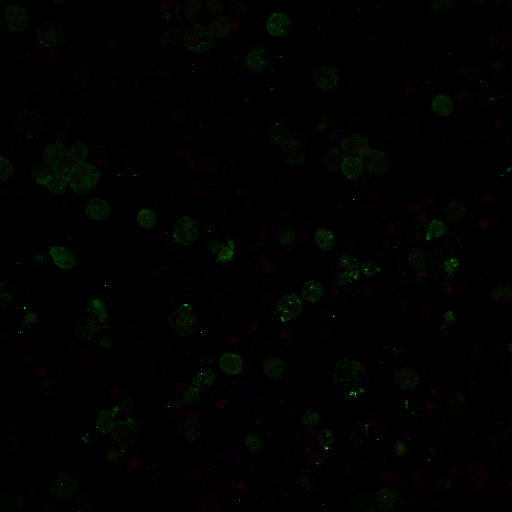
#> input picture data/ogd_cells.tif, 512 x 512 px, found by its file name
$ jupyter execute --allow-errors power-of-thresholds-2.ipynb
#> lines starting #> are read from the running program, lines starting #| are printed output that depends on the picture
# Power of Thresholds Part 2

### Purpose: To introduce more advanced Thresholding techniques and binarization

Created by: Hawley Helmbrecht

Creation Date: 08/13/2020

Last Update:

*Step 1: Import Necessary Packages*

By now you should be pretty familiar with a few of our imports. They are great packages that are used pretty universally within scientific data science! Be proud of yourself for recognizing and knowing these packages. You are getting steps closer to being a full fledged data scientist!

[cell 1]
import numpy as np
from skimage import io

import matplotlib.pyplot as plt

*Step 2: User inputs*

[cell 2]
# replace the example path from my computer with the path to the image on your computer

cell_im_location = '/Users/hhelmbre/Desktop/packages/textile/example_data/ogd_cells.tif'

Note: The cell image being read in is from the OGD Severity study by Rick Liao, Andrea Joseph, Mengying Zhang, Mike McKenna, Jeremy Filteau, and Hawley Helmbrecht within the Nance lab. It is an image taken from the thalamus with a costain DAPI/PI/Iba

*Step 3: Reading in the Image*

I hope that you are noticing there is a pattern to these lessons (They all start the same way). Patterns and habits are a great way to learn and continue to integrate good and efficient coding practices.  As we go on, we will continue to use better practices (and one day even move AWAY from the Jupyter Notebook)

[cell 3]
cell_im = io.imread(cell_im_location)
#> cell_im is the input picture: shape (512, 512, 3) uint16; mean R, G, B 24.8, 33.7, 12.3

*Step 4: Viewing the Image*

Even though we already know what this image looks like from our previous module. It is good practice to always view your images to make sure that what you expect to happen is what the computer is actually encountering.

[cell 4]
plt.imshow(cell_im)
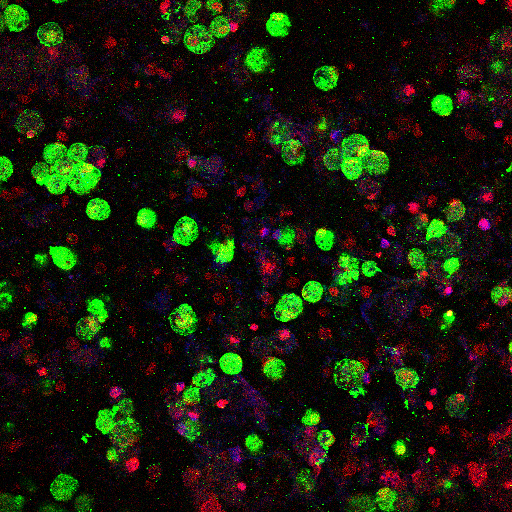
#> shown: shape (512, 512, 3); mean R, G, B 24.6, 28, 12.3

*Step 5: Splitting our Channels for Thresholding*

Since we can threshold our three channel separately we will choose to do so for more effective thresholding.  The color channels are generated with different lasers and at different times within the same image processing session on a Nikon confocal microscope. So separate channel thresholding is a valid methodology!

[cell 5]
red_cell_im = cell_im[:, :, 0]
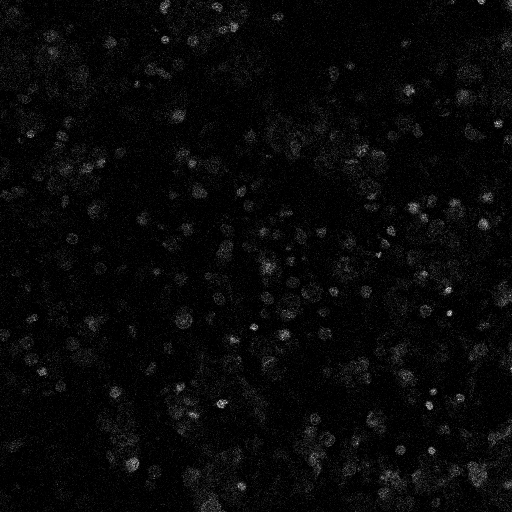
#> red_cell_im: shape (512, 512) uint16; min 0, max 748, mean 24.8; drawn with min black and max white
green_cell_im = cell_im[:, :, 1]
blue_cell_im = cell_im[:, :, 2]
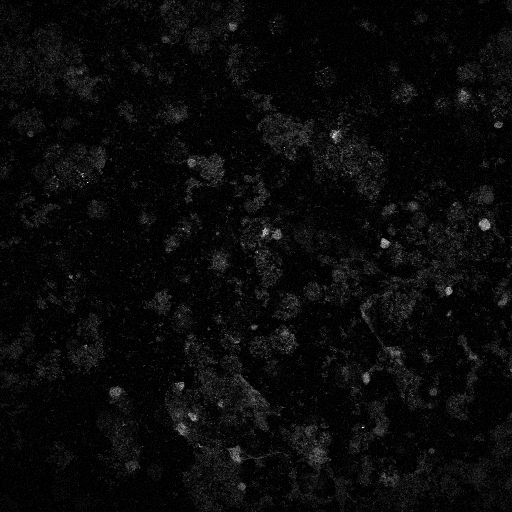
#> blue_cell_im: shape (512, 512) uint16; min 0, max 300, mean 12.3; drawn with min black and max white

*Step 6: A specific Import*

I am included this import here for teaching emphasis. Typically I would import it during Step 1.

This import will import all the functions for scikit images filters. Within these functions is a list of thresholds!  You can see the whole list at the following link: https://scikit-image.org/docs/stable/api/skimage.filters.html

[cell 6]
import skimage.filters

*Types of Thresholds*

Sezgin et al 2004 split thresholds in six main types:

1. Histogram Shape
2. Clustering
3. Entropy
4. Object Attribute
5. Spatial
6. Local

Thresholds are just mathematical equations and applications that look at the pixels of images as signals with patterns and features that can be used to separate objects from the background or each other.

*Step 6: Scikit Image Thresholding Methods*

The threshoding methods available from Scikit Image are Histogram Based and Locally Based. So we are going to explore these two in our lesson today.

From your activity you should have just used the try_all_thresholds method from Sci-kit Image to try a bunch of thresholds at once (included here for reference)

[cell 7]
fig, ax = skimage.filters.try_all_threshold(
    green_cell_im, figsize=(10, 8), verbose=False)
plt.show()
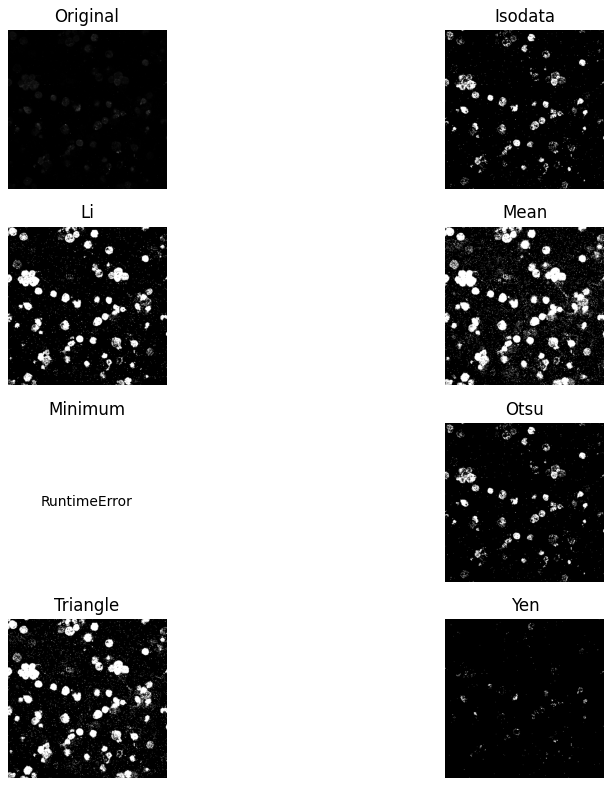
#> figure drawn by matplotlib, 7 panels

Anyone want to make an educated guess as to why the Minimum thresholding method doesn't work on this image?

*Step 7: Histogram Based Method*

#> (a cell that did not finish here is left out)

[cell 9]
# Delete Later
from skimage import morphology
from scipy import ndimage

#> (a cell that did not finish here is left out)

[cell 11]
# Delete Later
from skimage.measure import label, regionprops
from skimage.color import label2rgb
#> (the rest of this cell did not finish here and is left out)

[cell 12]
# Delete Later
fig, ax = plt.subplots(figsize=(10, 6))
#> (the rest of this cell did not finish here and is left out)

[cell 13]
# Change the plots back from 'new'
fig, ax = plt.subplots(2, 2, figsize=(10, 10))

#> (the rest of this cell did not finish here and is left out)

Does anyone want to make a guess on why there is a large peak so close to 0 for our images?

#> (a cell that did not finish here is left out)

Let's look at how our original image looks to our computer in comparison to the "binarized otsu image"

[cell 15]
green_cell_im

#> (a cell that did not finish here is left out)

So that's weird??  The original image is an array of numbers, and our thresholded image is a bunch of True's and Falses.

The Binary Image is in Boolean form!  It is a binarization of our image meaning there are only 2 (bi) values that any pixel can hold now.  Which is False for black and True for white!

If you look at the Histogram image above with the red line, anything below that line has been changed by the function to False and anything above has been changed to the True value!

Can you think of why this method is useful?

*Step 8: Local Threshold*

As in the activity, the otsu threshold here provides one number by which to threshold the entire image. However, that "global" versioning of thresholding doesn't worry ideally for all images. In situations where you need a threshold that varies across the image a local threshold works better.

[cell 17]
thresh_local = skimage.filters.threshold_local(green_cell_im)
binary_local = green_cell_im > thresh_local
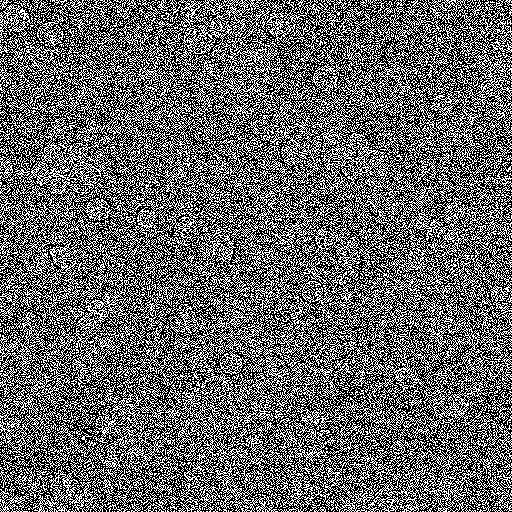
#> binary_local: shape (512, 512) bool; 40.5% white in thin lines or dots

The above code returns an error!

[cell 18]
block_size = 35

thresh_local = skimage.filters.threshold_local(green_cell_im, block_size)
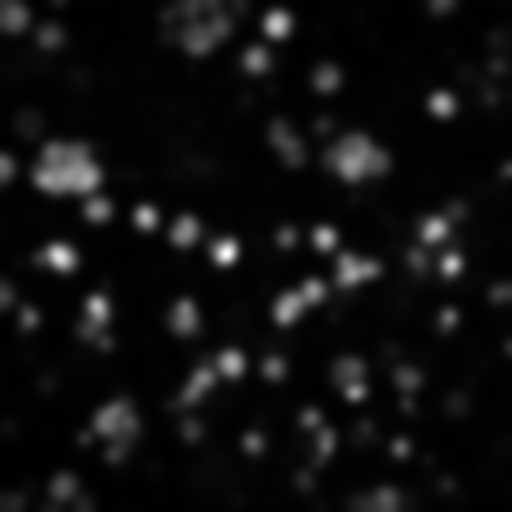
#> thresh_local: shape (512, 512) float64; min 3.29, max 470.2, mean 33.7; drawn with min black and max white
binary_local = green_cell_im > thresh_local
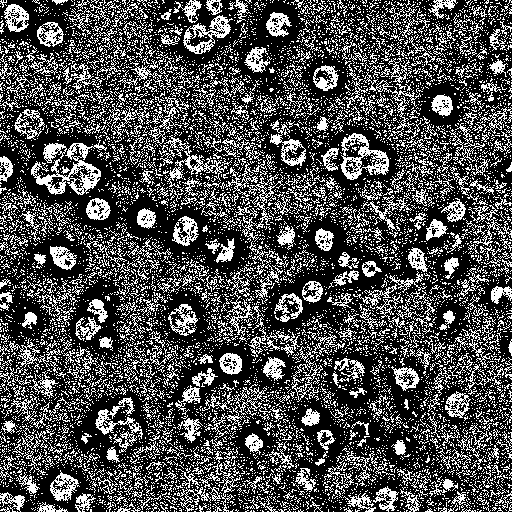
#> binary_local: shape (512, 512) bool; 30% white in thin lines or dots
